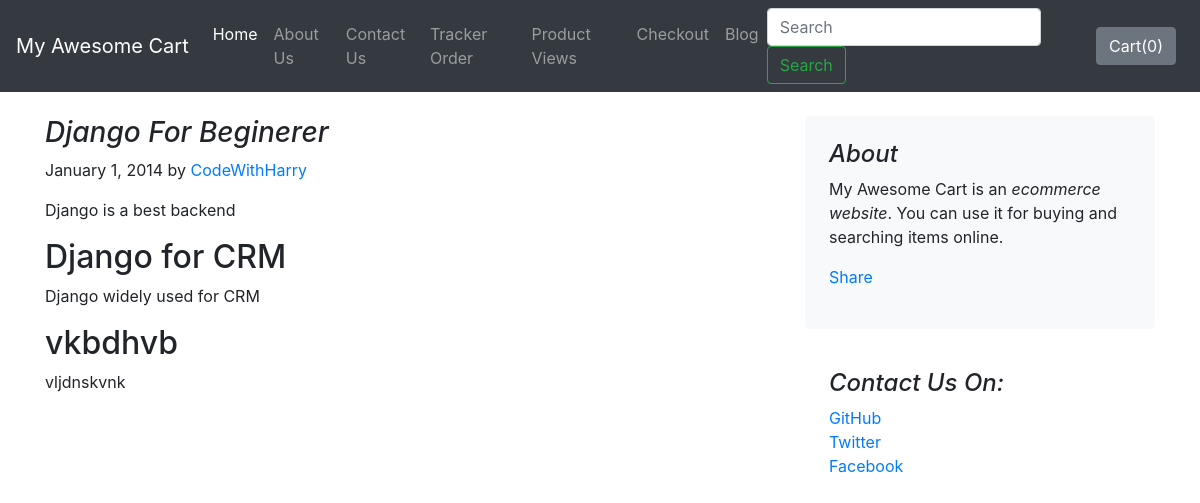
The page /blog/blogpost/1 on the database its author committed.
### blog/models.py (models this page shows)
class BlogPost(models.Model):
    post_id = models.AutoField(primary_key=True)
    title = models.CharField(max_length=50)
    head0 = models.CharField(max_length=500, default="")
    chead0 = models.CharField(max_length=5000, default="")
    head1 = models.CharField(max_length=500, default="")
    chead1 = models.CharField(max_length=5000, default="")
    head2= models.CharField(max_length=500, default="")
    chead2 = models.CharField(max_length=5000, default="")
    pub_date = models.DateField()
    thumbnail = models.ImageField(upload_to='shop/images', default="")
    def __str__(self):
        return self.title

### blog/views.py (the view)
# urls.py: path('blogpost/<int:id>',views.blogpost, name="blogPost"),
def blogpost(request, id):
    post = BlogPost.objects.filter(post_id=id)[0]
    print(post)
    return render(request, 'blog/blogpost.html', {"post": post})

### blog/templates/blog/blogpost.html (shortened to what this page needs)
{%extends 'blog/basic.html'%} {%block body%}
<div class="container">
    <div class="row mt-4">
        <div class="col-md-8 blog-main">
            <h3 class=" font-italic ">
                {{post.title}}
            </h3>
            <div class="blog-post">
                <p class="blog-post-meta">January 1, 2014 by <a href="#">CodeWithHarry</a></p>
                <p>{{post.chead0}}</p>
                <h2>{{post.head1}}</h2>
                <p> {{post.chead1}}</p>
                <h2>{{post.head2}}</h2>
                <p> {{post.chead2}}</p>
            </div>
        </div>
        <aside class="col-md-4 blog-sidebar">
            <div class="p-4 mb-3 bg-light rounded">
                <h4 class="font-italic">About</h4>
                <p class="mb-0">My Awesome Cart is an <em>ecommerce website</em>. You can use it for buying and searching items online. </p>
                <div class="my-3 fb-share-button" data-href="http://127.0.0.1:8000/blog/blogpost/{{post.post_id}}" data-layout="button_count" data-size="small"><a target="_blank" href="https://www.facebook.com/sharer/sharer.php?u=http%3A%2F%2F127.0.0.1%3A8000%2Fblog%2Fblogpost%2F2&amp;src=sdkpreparse" class="fb-xfbml-parse-ignore">Share</a></div>
            </div>
            <div class="p-4">
                <h4 class="font-italic">Contact Us On: </h4>
                <ol class="list-unstyled">
                    <li><a href="#">GitHub</a></li>
                    <li><a href="#">Twitter</a></li>
                    <li><a href="#">Facebook</a></li>
                </ol>
            </div>
        </aside>
    </div>
</div>
{%endblock%}

### rows shown on the page
BlogPost: title "Django For Beginerer", chead0 "Django is a best backend", head1 "Django for CRM", chead1 "Django widely used for CRM", head2 "vkbdhvb", chead2 "vljdnskvnk"
